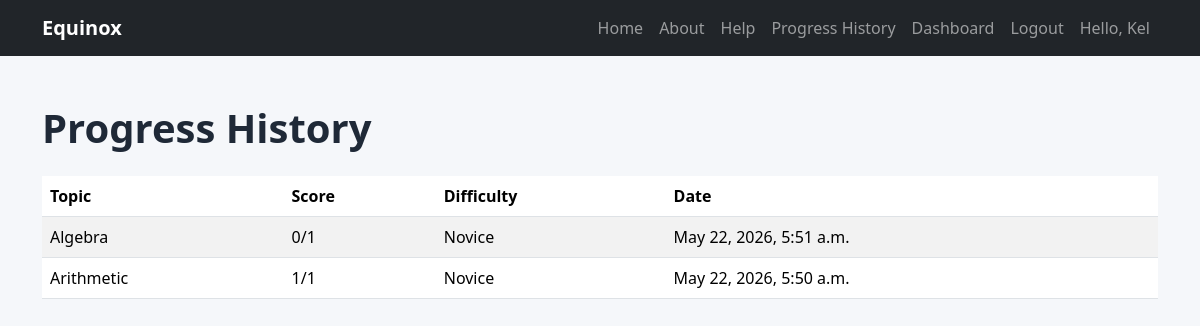
The app's page /progress/ (signed in) with its own data.
### users_progress/models.py (models this page shows, shortened)
class UserProgress(models.Model):
    user = models.ForeignKey(
        User,
        on_delete=models.CASCADE
    )
    topic = models.ForeignKey(
        Topic,
        on_delete=models.CASCADE
    )
    score = models.IntegerField(default=0)
    total_questions = models.IntegerField(default=0)
    difficulty = models.CharField(
        max_length=20,
        default='Novice'
    )
    completed_at = models.DateTimeField(
        auto_now_add=True
    )

### topics/models.py (models this page shows, shortened)
class Topic(models.Model):
    TOPIC_CHOICES = [
        ('Arithmetic', 'Arithmetic'),
        ('Algebra', 'Algebra'),
        ('Geometry', 'Geometry'),
        ('Trigonometry', 'Trigonometry'),
        ('Statistics', 'Statistics'),
    ]
    DIFFICULTY_CHOICES = [
        ('Elementary', 'Elementary'),
        ('Junior High', 'Junior High'),
        ('Senior High', 'Senior High'),
    ]
    name = models.CharField(
        max_length=100,
        choices=TOPIC_CHOICES
    )
    grade_level = models.CharField(
        max_length=50,
        choices=DIFFICULTY_CHOICES
    )
    description = models.TextField()

### users_progress/views.py (the view)
# urls.py: path('', views.progress_history, name='progress_history'),
def progress_history(request):
    progress = UserProgress.objects.filter(
        user=request.user
    ).order_by('-completed_at')
    return render(request, 'users_progress/progress_history.html', {
        'progress': progress
    })

### templates/users_progress/progress_history.html
{% extends 'base.html' %}
{% block content %}
<h1 class="mb-4">
    Progress History
</h1>
<table class="table table-striped">
    <thead>
        <tr>
            <th>Topic</th>
            <th>Score</th>
            <th>Difficulty</th>
            <th>Date</th>
        </tr>
    </thead>
    <tbody>
        {% for entry in progress %}
        <tr>
            <td>{{ entry.topic.name }}</td>
            <td>
                {{ entry.score }}/{{ entry.total_questions }}
            </td>
            <td>{{ entry.difficulty }}</td>
            <td>{{ entry.completed_at }}</td>
        </tr>
        {% empty %}
        <tr>
            <td colspan="4">
                No progress history yet.
            </td>
        </tr>
        {% endfor %}
    </tbody>
</table>
{% endblock %}

### templates/base.html (shortened to what this page needs)
{% load static %}
<!DOCTYPE html>
<html lang="en">
<head>
    <link
    href="https://cdn.jsdelivr.net/npm/bootstrap@5.3.3/dist/css/bootstrap.min.css"
    rel="stylesheet">
    <link rel="stylesheet" href="{% static 'css/style.css' %}">
</head>
<body>
<nav class="navbar navbar-expand-lg navbar-dark bg-dark">
    <div class="container">
        <a class="navbar-brand" href="/">
            Equinox
        </a>
        <div class="collapse navbar-collapse" id="navbarNav">
            <ul class="navbar-nav ms-auto">
                <li class="nav-item">
                    <a class="nav-link" href="/">
                        Home
                    </a>
                </li>
                <li class="nav-item">
                    <a class="nav-link" href="/about/">
                        About
                    </a>
                </li>
                <li class="nav-item">
                    <a class="nav-link" href="/help/">
                        Help
                    </a>
                </li>
                    <li class="nav-item">
                        <a class="nav-link" href="/progress/">
                            Progress History
                        </a>
                    </li>
                    <li class="nav-item">
                        <a class="nav-link" href="/dashboard/">
                            Dashboard
                        </a>
                    </li>
                    <li class="nav-item">
                        <a class="nav-link" href="/accounts/logout/">
                            Logout
                        </a>
                    </li>
                {% if user.is_authenticated %}
                    <li class="nav-item">
                        <span class="nav-link">
                            Hello, {{ user.username }}
                        </span>
                    </li>
                {% endif %}
            </ul>
        </div>
    </div>
</nav>
<div class="container mt-5">
    {% block content %}
    {% endblock %}
</div>
</body>
</html>

### static/css/style.css (style rules this page uses)
body { background-color: #f5f7fa; }
h1 { color: #1f2937; font-weight: bold; }
.navbar-brand { font-weight: bold; }

### records on screen
UserProgress: topic.name "Algebra", score "0", total_questions "1", difficulty "Novice", completed_at "May 22, 2026, 5:51 a.m."
UserProgress: topic.name "Arithmetic", score "1", total_questions "1", difficulty "Novice", completed_at "May 22, 2026, 5:50 a.m."

### other values on screen
{{ user.username }} "Kel"
